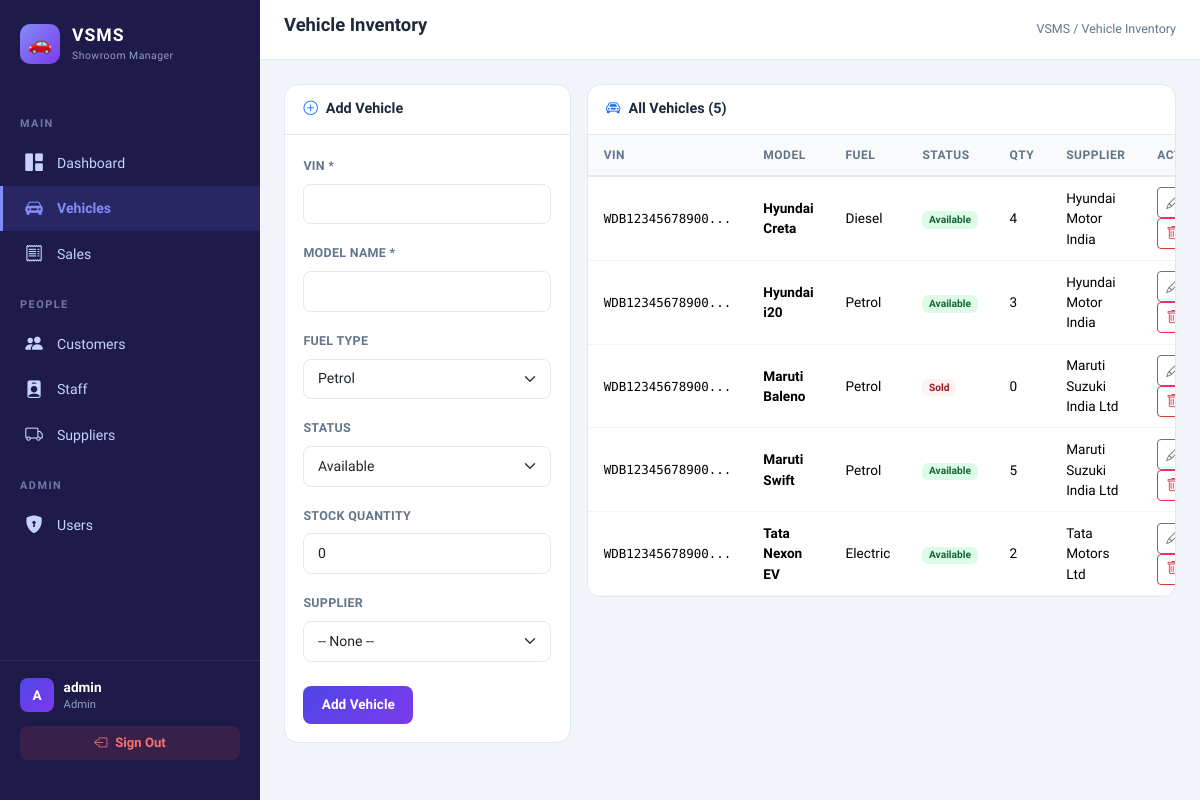
Screenshot of /pages/vehicles.php (signed in) with the database file from the repository.
### tables this page shows
CREATE TABLE IF NOT EXISTS VEHICLE (
    VIN VARCHAR(20) PRIMARY KEY,
    Model_Name VARCHAR(100) NOT NULL,
    Status ENUM('Available','Sold') DEFAULT 'Available',
    Fuel_type ENUM('Petrol','Diesel','Electric','Hybrid','CNG') NOT NULL,
    Stock_Quantity INT DEFAULT 0,
    Supplier_ID INT,
    FOREIGN KEY (Supplier_ID) REFERENCES SUPPLIER(Supplier_ID) ON DELETE SET NULL
);

CREATE TABLE IF NOT EXISTS SUPPLIER (
    Supplier_ID INT AUTO_INCREMENT PRIMARY KEY,
    S_Name VARCHAR(100) NOT NULL,
    Phone_No VARCHAR(15),
    Email VARCHAR(100)
);

### includes/auth.php (called while the page is built, shortened)
<?php
function isAdmin() {
    return isset($_SESSION['role']) && $_SESSION['role'] === 'admin';
}
?>

### pages/vehicles.php (the view, shortened to what this page needs)
<?php
require_once '../includes/db.php';
require_once '../includes/auth.php';
$editData = null;
$vehicles  = $conn->query("SELECT v.*, s.S_Name FROM VEHICLE v LEFT JOIN SUPPLIER s ON v.Supplier_ID=s.Supplier_ID ORDER BY v.Model_Name");
require_once '../includes/header.php';
?>
<div class="row g-3">
    <div class="col-lg-4">
        <div class="card-vsms">
            <div class="card-header"><i class="bi-plus-circle me-2 text-primary"></i><?= $editData ? 'Edit Vehicle' : 'Add Vehicle' ?></div>
            <div class="card-body">
                <form method="POST">
                    <div class="mb-3">
                        <label class="form-label">VIN *</label>
                        <input type="text" name="vin" class="form-control" maxlength="20" required
                               value="<?= htmlspecialchars($editData['VIN'] ?? '') ?>"
                               <?= $editData ? 'readonly' : '' ?>>
                    </div>
                    <div class="mb-3">
                        <label class="form-label">Model Name *</label>
                        <input type="text" name="model_name" class="form-control" required value="<?= htmlspecialchars($editData['Model_Name'] ?? '') ?>">
                    </div>
                    <div class="mb-3">
                        <label class="form-label">Fuel Type</label>
                        <select name="fuel_type" class="form-select">
                            <?php foreach (['Petrol','Diesel','Electric','Hybrid','CNG'] as $f): ?>
                                <option <?= ($editData['Fuel_type']??'Petrol')===$f?'selected':'' ?>><?= $f ?></option>
                            <?php endforeach; ?>
                        </select>
                    </div>
                    <div class="mb-3">
                        <label class="form-label">Status</label>
                        <select name="status" class="form-select">
                            <option <?= ($editData['Status']??'Available')==='Available'?'selected':'' ?>>Available</option>
                        </select>
                    </div>
                    <div class="mb-3">
                        <label class="form-label">Stock Quantity</label>
                        <input type="number" name="stock_quantity" class="form-control" min="0" value="<?= htmlspecialchars($editData['Stock_Quantity'] ?? 0) ?>">
                    </div>
                    <div class="mb-4">
                        <label class="form-label">Supplier</label>
                        <select name="supplier_id" class="form-select">
                            <option value="">-- None --</option>
                        </select>
                    </div>
                    <div class="d-flex gap-2">
                        <button type="submit" class="btn-primary-vsms btn"><?= $editData ? 'Update' : 'Add Vehicle' ?></button>
                    </div>
                </form>
            </div>
        </div>
    </div>
    <div class="col-lg-8">
        <div class="card-vsms">
            <div class="card-header"><i class="bi-car-front me-2 text-primary"></i>All Vehicles (<?= $vehicles->num_rows ?>)</div>
            <div class="card-body p-0">
                <?php if ($vehicles->num_rows > 0): ?>
                <table class="table table-vsms mb-0">
                    <thead><tr><th>VIN</th><th>Model</th><th>Fuel</th><th>Status</th><th>Qty</th><th>Supplier</th><th>Actions</th></tr></thead>
                    <tbody>
                    <?php while ($v = $vehicles->fetch_assoc()): ?>
                        <tr>
                            <td><span style="font-family:'DM Mono',monospace;font-size:0.78rem;"><?= htmlspecialchars(substr($v['VIN'],0,14)).'...' ?></span></td>
                            <td><strong><?= htmlspecialchars($v['Model_Name']) ?></strong></td>
                            <td><?= $v['Fuel_type'] ?></td>
                            <td><span class="badge badge-<?= strtolower($v['Status']) ?>"><?= $v['Status'] ?></span></td>
                            <td><?= $v['Stock_Quantity'] ?></td>
                            <td><?= htmlspecialchars($v['S_Name'] ?? '—') ?></td>
                            <td>
                                <a href="vehicles.php?edit=<?= urlencode($v['VIN']) ?>" class="btn btn-sm btn-outline-secondary me-1">
                                    <i class="bi-pencil"></i>
                                </a>
                                <?php if (isAdmin()): ?>
                                <a href="vehicles.php?delete=<?= urlencode($v['VIN']) ?>" class="btn btn-sm btn-outline-danger"
                                   onclick="return confirm('Delete this vehicle?')">
                                    <i class="bi-trash"></i>
                                </a>
                                <?php endif; ?>
                            </td>
                        </tr>
                    <?php endwhile; ?>
                    </tbody>
                </table>
                <?php else: ?>
                    <div class="empty-state"><i class="bi-car-front"></i><p>No vehicles found.</p></div>
                <?php endif; ?>
            </div>
        </div>
    </div>
</div>
<?php require_once '../includes/footer.php'; ?>

### includes/header.php (style rules this page uses)
:root { --primary: #4f46e5; --primary-light: #818cf8; --primary-dark: #3730a3; --accent: #7c3aed; --bg: #f1f5f9; --sidebar-bg: #1e1b4b; --sidebar-text: #c7d2fe; --sidebar-active: #818cf8; --card-bg: #ffffff; --text: #1e293b; --text-muted: #64748b; --border: #e2e8f0; --success: #10b981; --danger: #ef4444; --warning: #f59e0b; }
* { margin: 0; padding: 0; box-sizing: border-box; }
body { font-family: 'Plus Jakarta Sans', sans-serif; background: var(--bg); color: var(--text); min-height: 100vh; display: flex; }
.card-vsms { background: var(--card-bg); border-radius: 14px; border: 1px solid var(--border); overflow: hidden; transition: box-shadow 0.2s; }
.card-vsms .card-header { background: transparent; border-bottom: 1px solid var(--border); padding: 0.85rem 1.15rem; font-weight: 700; font-size: 0.9rem; color: var(--text); }
.card-vsms .card-body { padding: 1.15rem; }
.table-vsms { font-size: 0.85rem; margin-bottom: 0; }
.table-vsms thead th { background: #f8fafc; border-bottom: 2px solid var(--border); font-weight: 700; font-size: 0.75rem; text-transform: uppercase; letter-spacing: 0.5px; color: var(--text-muted); padding: 0.7rem 1rem; white-space: nowrap; }
.table-vsms tbody td { padding: 0.65rem 1rem; vertical-align: middle; border-bottom: 1px solid #f1f5f9; }
.badge-available { background: #dcfce7; color: #166534; font-weight: 600; }
.badge-sold { background: #fef2f2; color: #991b1b; font-weight: 600; }
.btn-primary-vsms { background: linear-gradient(135deg, var(--primary), var(--accent)); border: none; color: #fff; font-weight: 600; font-size: 0.85rem; border-radius: 8px; padding: 0.55rem 1.15rem; transition: all 0.2s; }
.form-label { font-weight: 600; font-size: 0.78rem; color: var(--text-muted); text-transform: uppercase; letter-spacing: 0.3px; }
.form-control, .form-select { border-radius: 8px; border: 1.5px solid var(--border); font-size: 0.88rem; padding: 0.55rem 0.85rem; }

### rows the page displays
vehicle: VIN "WDB12345678900", Model_Name "Hyundai Creta", Fuel_type "Diesel", Status "Available", Stock_Quantity "4", Supplier_ID.S_Name "Hyundai Motor India"
vehicle: VIN "WDB12345678900", Model_Name "Hyundai i20", Fuel_type "Petrol", Status "Available", Stock_Quantity "3", Supplier_ID.S_Name "Hyundai Motor India"
vehicle: VIN "WDB12345678900", Model_Name "Maruti Baleno", Fuel_type "Petrol", Status "Sold", Stock_Quantity "0", Supplier_ID.S_Name "Maruti Suzuki India Ltd"
vehicle: VIN "WDB12345678900", Model_Name "Maruti Swift", Fuel_type "Petrol", Status "Available", Stock_Quantity "5", Supplier_ID.S_Name "Maruti Suzuki India Ltd"
vehicle: VIN "WDB12345678900", Model_Name "Tata Nexon EV", Fuel_type "Electric", Status "Available", Stock_Quantity "2", Supplier_ID.S_Name "Tata Motors Ltd"

### other values shown
substr($_SESSION['username'] ?? 'U', 0, 1) "A"
$_SESSION['username'] "admin"
$_SESSION['role'] "Admin"
$pageTitle "Vehicle Inventory"
$vehicles->num_rows "5"
form field fuel_type "Petrol"
